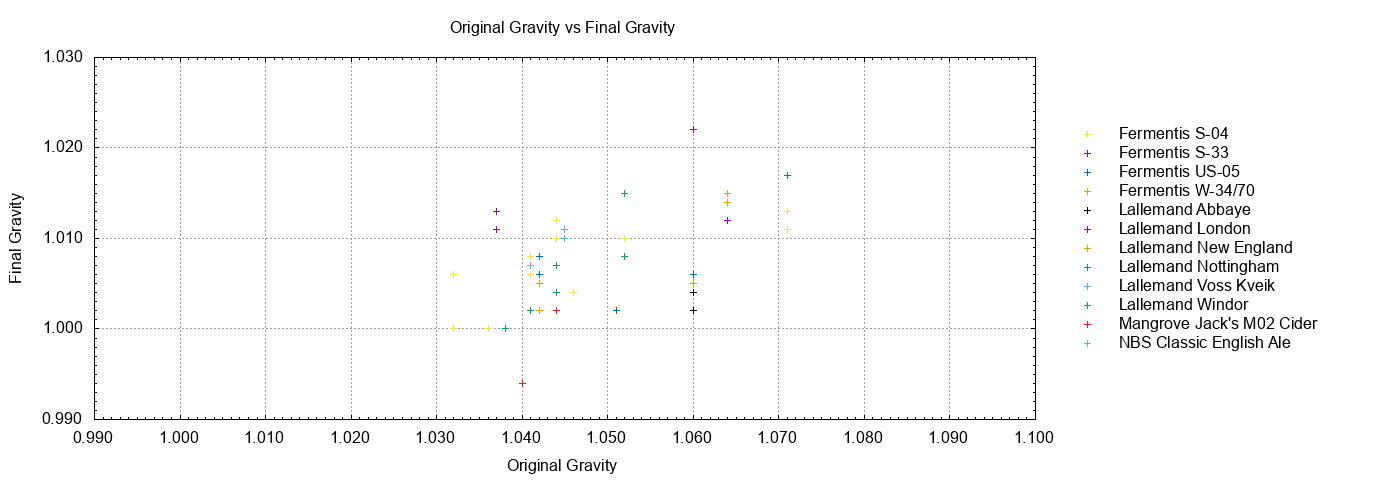

Generate this figure with gnuplot:
# setup graph
set term png size 1380,480
output_file = "OG_vs_FG.png"
set output output_file
set title "Original Gravity vs Final Gravity"
# format keys
set key outside right center vertical Left reverse enhanced autotitle nobox
set style data points
# format Y-axis
set ylabel "Final Gravity"
set format y "%.3f"
set yrange [0.99:1.03]
set grid y
set ytics 0.01
set mytics 10
# format X-axis
set xlabel "Original Gravity"
set format x "%.3f"
set xrange [0.99:1.1]
set grid x
set xtics 0.01
set mxtics 10
plot "OG_vs_FG.data" using 2:3:4 with points lc variable notitle, \
         keyentry with point lc  5 lt 1 title "Fermentis S-04", \
         keyentry with point lc  1 lt 1 title "Fermentis S-33", \
         keyentry with point lc  6 lt 1 title "Fermentis US-05", \
         keyentry with point lc 12 lt 1 title "Fermentis W-34/70", \
         keyentry with point lc  8 lt 1 title "Lallemand Abbaye", \
         keyentry with point lc  9 lt 1 title "Lallemand London", \
         keyentry with point lc  4 lt 1 title "Lallemand New England", \
         keyentry with point lc  2 lt 1 title "Lallemand Nottingham", \
         keyentry with point lc 11 lt 1 title "Lallemand Voss Kveik", \
         keyentry with point lc 10 lt 1 title "Lallemand Windor", \
         keyentry with point lc  7 lt 1 title "Mangrove Jack's M02 Cider", \
         keyentry with point lc  3 lt 1 title "NBS Classic English Ale"
# set output back to default
set output
# reset terminal type
set terminal pop
